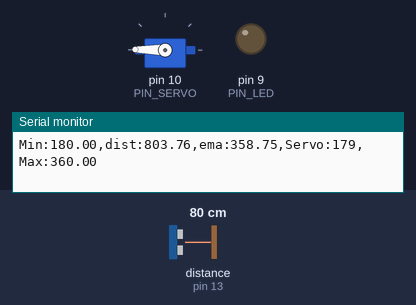
Simulated run of this sketch. Board: Arduino Uno, built with avr-gcc and run on an emulated ATmega328P. Parts: servo, output pins drawn as LEDs (lit = HIGH), the last lines printed to the serial monitor. Wiring (inferred from the names in the program): ultrasonic range finder: trigger pin 12; echo pin 13. The test bench sets the inputs (shaded band); at power-on: distance to the obstacle (sensor on pin 13) 80 cm. The echo pulse lasts 58.3 µs per cm; pins used as bus, display or sensor lines are not drawn.

Above: at 1.2 s.
1.3 s: distance to the obstacle (sensor on pin 13) set to 2 cm
At 3.2 s:
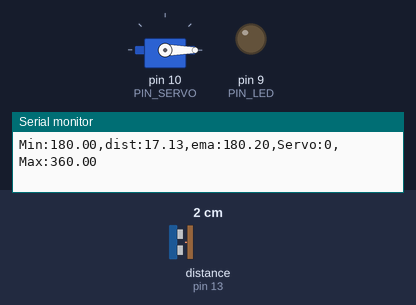
4.3 s: distance to the obstacle (sensor on pin 13) set to 35 cm
At 6.9 s:
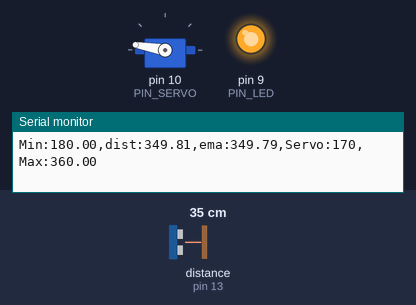
7.3 s: distance to the obstacle (sensor on pin 13) set to 60 cm
At 8.5 s:
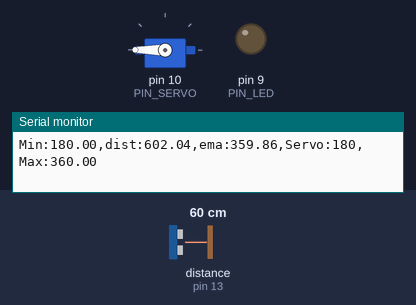
Timing chart, 0 to 10.3 s (numbered marks = the images above; inputs shaded):
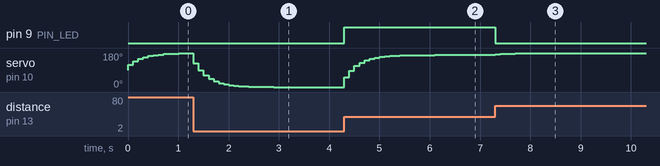

Measured:
- after the input at 4.3 s, pin 9 (PIN_LED): LOW → HIGH at once; servo on pin 10 (PIN_SERVO): moves from 0° to 170° over 1.8 s, starting at once
- after the input at 7.3 s, pin 9 (PIN_LED): HIGH → LOW at once; servo on pin 10 (PIN_SERVO): moves from 170° to 180° over 0.90 s, starting at once

The sketch:

11P07.ino
```cpp
#include <Servo.h>

// Arduino pin assignment
#define PIN_LED 9
#define PIN_TRIG 12
#define PIN_ECHO 13
#define PIN_SERVO 10

// Configurable parameters
#define SND_VEL 346.0
#define INTERVAL 100
#define PULSE_DURATION 10

#define _DIST_MIN 180.0
#define _DIST_MAX 360.0

#define _DUTY_MIN 1000
#define _DUTY_MAX 2000
#define _DUTY_NEU ((_DUTY_MIN + _DUTY_MAX) / 2)

#define ALPHA 0.3

#define TIMEOUT ((INTERVAL / 2) * 1000UL)
#define SCALE (0.001 * 0.5 * SND_VEL)

Servo myservo;

float dist_raw = 270.0;
float dist_ema = 270.0;

void setup() {
  pinMode(PIN_LED, OUTPUT);
  pinMode(PIN_TRIG, OUTPUT);
  pinMode(PIN_ECHO, INPUT);

  myservo.attach(PIN_SERVO, _DUTY_MIN, _DUTY_MAX);
  myservo.writeMicroseconds(_DUTY_NEU);

  digitalWrite(PIN_LED, LOW);

  Serial.begin(57600);
}

void loop() {
  unsigned long last_time = millis();

  // Ultrasonic sensor trigger
  digitalWrite(PIN_TRIG, LOW);
  delayMicroseconds(2);
  digitalWrite(PIN_TRIG, HIGH);
  delayMicroseconds(PULSE_DURATION);
  digitalWrite(PIN_TRIG, LOW);

  // Measure distance (mm)
  unsigned long duration = pulseIn(PIN_ECHO, HIGH, TIMEOUT);

  if (duration > 0) {
    dist_raw = duration * SCALE;

    // Range filter and LED control
    if (dist_raw >= _DIST_MIN && dist_raw <= _DIST_MAX) {
      digitalWrite(PIN_LED, HIGH);
    } else {
      digitalWrite(PIN_LED, LOW);
    }

    // Limit distance to 18~36cm
    float dist_filtered = constrain(dist_raw, _DIST_MIN, _DIST_MAX);

    // EMA filter
    dist_ema = ALPHA * dist_filtered
             + (1.0 - ALPHA) * dist_ema;

    // Convert distance to servo angle
    float angle = (dist_ema - _DIST_MIN) * 180.0
                / (_DIST_MAX - _DIST_MIN);

    angle = constrain(angle, 0.0, 180.0);

    // Convert angle to PWM pulse width
    int duty = _DUTY_MIN
             + (int)(angle * (_DUTY_MAX - _DUTY_MIN) / 180.0);

    myservo.writeMicroseconds(duty);
  } else {
    // Keep previous position when measurement fails
    digitalWrite(PIN_LED, LOW);
  }

  // Serial plotter output
  Serial.print("Min:");
  Serial.print(_DIST_MIN);

  Serial.print(",dist:");
  Serial.print(dist_raw);

  Serial.print(",ema:");
  Serial.print(dist_ema);

  Serial.print(",Servo:");
  Serial.print(myservo.read());

  Serial.print(",Max:");
  Serial.print(_DIST_MAX);

  Serial.println("");

  // Maintain sampling interval
  while (millis() - last_time < INTERVAL) {
  }
}
```
